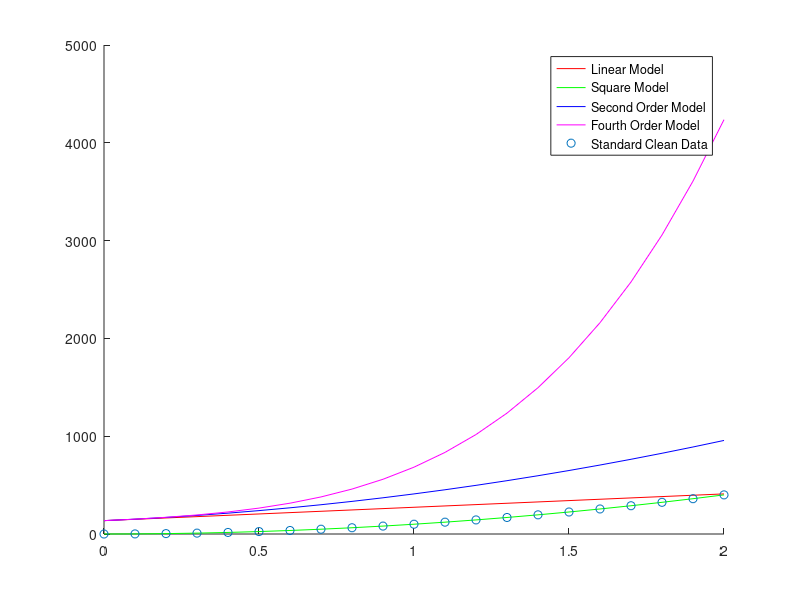

Source code (MATLAB):
close all
clear all



%initialize coefficients
I = [0:0.1:2];
R = 100;
%initialize noisy data
sd = [0,10,20,30,40,50]';
P_data = zeros(6,21,10); % P_data(i) = [sd,random_noise]


%initial coefficients & estimated values
linear_polyfit_coefficient = zeros(6,2,10);
sqaure_polyfit_coefficient = zeros(6,3,10);
second_polyfit_coefficient = zeros(6,3,10);
fourth_polyfit_coefficient = zeros(6,5,10);


linear_polyfit_value = zeros(6,21,10); %polyval output from polyfit method 
linear_muldiv_value = linear_polyfit_value;%polyval output from muldiv method

square_polyfit_value = linear_polyfit_value;
square_muldiv_value = linear_polyfit_value;
second_polyfit_value = linear_polyfit_value;
second_muldiv_value = linear_polyfit_value;

fourth_polyfit_value = linear_polyfit_value;
fourth_muldiv_value = linear_polyfit_value;

%set up muldiv method X.*v = Y
linear_muldiv_X = ones(21,2,10);%set X [1,In,In^2, ... In^n]
square_muldiv_X = ones(21,1,10);
second_muldiv_X = ones(21,3,10);
fourth_muldiv_X = ones(21,5,10);

linear_muldiv_v = ones(6,2,10);%set v[v0,v2,...vn]'
square_muldiv_v = ones(6,1,10);
second_muldiv_v = ones(6,3,10);
fourth_muldiv_v = ones(6,5,10);

%initial the noisy results
for i = 1:10
    
    sd_noise = sd*randn(1,21);
%modelling measurement with noises
    P_standard = R*I.^2;
    P_noisy = P_standard + sd_noise;
    P_data(:,:,i) =P_noisy;
    
% polyfit() method    
   for k = 1:6;
   %polyfit() method
   linear_polyfit_coefficient(k,:,i) = polyfit(I,P_noisy(k,:),1);
   linear_polyfit_value(k,:,i) = polyval([linear_polyfit_coefficient(k,:,i)],I);
   
%    square_coefficient(k) = polyfit(I,P_noisy(k,:),2);
%    square_polyfit_value(k)=polyval(square_polyfit_coefficient(k),I); 
   
   second_polyfit_coefficient(k,:,i) = polyfit(I,P_noisy(k,:),2);
   second_polyfit_value(k,:,i) = polyval([second_polyfit_coefficient(k,:,i)],I);
   
   fourth_polyfit_coefficient(k,:,i) = polyfit(I,P_noisy(k,:),4);
   fourth_polyfit_value(k,:,i) = polyval([fourth_polyfit_coefficient(k,:)],I);
   
   
   %premutiply method
   for j = 1:21; %setup X matrices
      linear_muldiv_X(j,:,i)=[I(j),1]';
      square_muldiv_X(j,:,i)=[I(j).^2];
      second_muldiv_X(j,:,i)=[I(j).^2,I(j),1]';
      fourth_muldiv_X(j,:,i)=[I(j).^4,I(j).^3,I(j).^2,I(j),1];
   end
   %v = X/Y
   for m1 = 1:2;        
      linear_muldiv_v(k,:,i)= linear_muldiv_X(:,m1,i)\P_data(k,:,i)';
      linear_muldiv_value(k,:,i)=polyval([linear_muldiv_v(k,:,i)],I);
   end
        square_muldiv_v(k,:,i)=square_muldiv_X(:,:,i)\P_data(k,:,i)';
        square_muldiv_value(k,:,i)=polyval([square_muldiv_v(k,:,i),0,0],I);
   for m2 = 1:3;
       second_muldiv_v(k,:,i)=second_muldiv_X(:,m2,i)\P_data(k,:,i)';
       second_muldiv_value(k,:,i)=polyval([second_muldiv_v(k,:,i)],I);
   end
   for m4 = 1:5;
        fourth_muldiv_v(k,:,i)=fourth_muldiv_X(:,m4,i)\P_data(k,:,i)';
        fourth_muldiv_value(k,:,i)=polyval([fourth_muldiv_v(k,:,i)],I);
   end
   end
end

%compute the average output for 10 iterations
P_data_average = zeros(6,21);
linear_muldiv_value_average = zeros(6,21);
second_muldiv_value_average = zeros(6,21);
square_muldiv_value_average = zeros(6,21);
fourth_muldiv_value_average = zeros(6,21);

linear_polyfit_value_average = zeros(6,21);
second_polyfit_value_average = zeros(6,21);
fourth_polyfit_value_average = zeros(6,21);


for i = 1:10;
    for k = 1:6;
    P_data_average(k,:) = P_data_average(k,:)+P_data(k,:,i)/10;
    %muldiv average evaluation value
    linear_muldiv_value_average(k,:) = linear_muldiv_value_average(k,:)+linear_muldiv_value(k,:,i)/10;
    second_muldiv_value_average(k,:) = second_muldiv_value_average(k,:)+second_muldiv_value(k,:,i)/10;
    square_muldiv_value_average(k,:) = square_muldiv_value_average(k,:)+square_muldiv_value(k,:,i)/10;
    fourth_muldiv_value_average(k,:) = fourth_muldiv_value_average(k,:)+fourth_muldiv_value(k,:,i)/10;
    
    %polyfit average evaluation value
    linear_polyfit_value_average(k,:) = linear_polyfit_value_average(k,:)+linear_polyfit_value(k,:,i)/10;
    second_polyfit_value_average(k,:) = second_polyfit_value_average(k,:)+second_polyfit_value(k,:,i)/10;
    fourth_polyfit_value_average(k,:) = fourth_polyfit_value_average(k,:)+fourth_polyfit_value(k,:,i)/10;
    end 
end

%compute errors for least square fitting
linear_error = sum((linear_muldiv_value_average' - P_data_average').^2);
square_error = sum((square_muldiv_value_average' - P_data_average').^2);
second_error = sum((second_muldiv_value_average' - P_data_average').^2);
fourth_error = sum((fourth_muldiv_value_average' - P_data_average').^2);

%plot the fitting result
figure;
hold on
h1=plot(I,linear_muldiv_value_average(1,:),'r',I,square_muldiv_value_average(1,:),'g',I,second_muldiv_value_average(1,:),'b', I,fourth_muldiv_value_average(1,:),'m',I,P_standard,'o');
hold on
legend(h1,"Linear Model","Square Model","Second Order Model","Fourth Order Model","Standard Clean Data");



